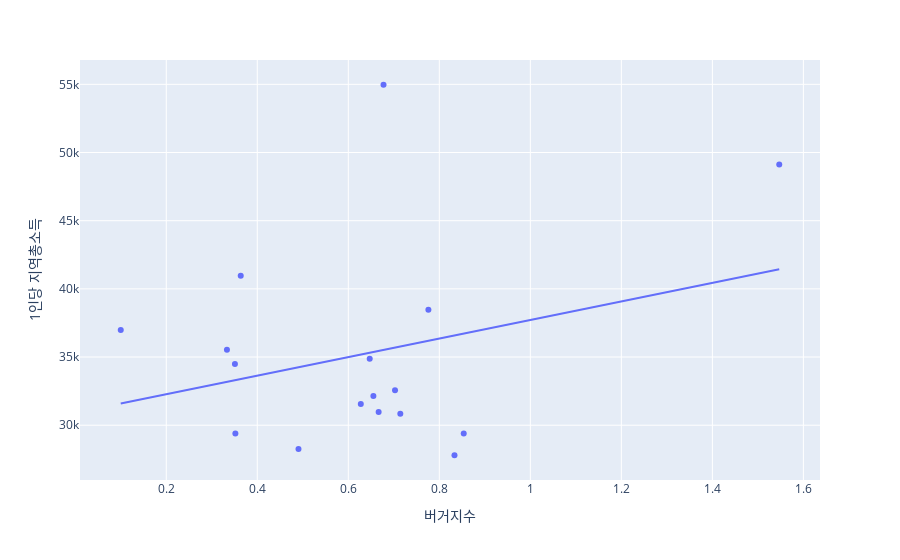

This figure's notebook cell:
### Code cell
# '1인당 지역내총생산', '1인당 지역총소득','1인당 개인소득', '1인당 민간소비'
px.scatter(df_2, x='버거지수', y='1인당 지역총소득', trendline='ols', hover_name='시도별')

### Figure 1 — Plotly figure (JSON) as saved in the notebook; plotly's stock layout.template omitted (floating-point values rounded to 4 significant figures)
{"data": [{"hovertemplate": "<b>%{hovertext}</b><br><br>버거지수=%{x}<br>1인당 지역총소득=%{y}<extra></extra>", "hovertext": ["강원도", "경기도", "경상남도", "경상북도", "광주광역시", "대구광역시", "대전광역시", "부산광역시", "서울특별시", "세종특별자치시", "울산광역시", "인천광역시", "전라남도", "전라북도", "제주특별자치도", "충청남도", "충청북도"], "legendgroup": "", "marker": {"color": "#636efa", "symbol": "circle"}, "mode": "markers", "name": "", "orientation": "v", "showlegend": false, "type": "scatter", "x": [0.3519, 0.776, 0.6552, 0.6471, 0.6667, 0.8333, 0.6275, 0.8537, 1.547, 0.1, 0.6774, 0.7027, 0.3333, 0.4906, 0.7143, 0.3636, 0.3509], "xaxis": "x", "y": [29392, 38466, 32140, 34873, 30964, 27798, 31548, 29388, 49121, 36983, 54969, 32571, 35532, 28260, 30834, 40953, 34484], "yaxis": "y"}, {"hovertemplate": "<b>OLS trendline</b><br>1인당 지역총소득 = 6809.96 * 버거지수 + 30910<br>R<sup>2</sup>=0.084550<br><br>버거지수=%{x}<br>1인당 지역총소득=%{y} <b>(trend)</b><extra></extra>", "legendgroup": "", "marker": {"color": "#636efa", "symbol": "circle"}, "mode": "lines", "name": "", "showlegend": false, "type": "scatter", "x": [0.1, 0.3333, 0.3509, 0.3519, 0.3636, 0.4906, 0.6275, 0.6471, 0.6552, 0.6667, 0.6774, 0.7027, 0.7143, 0.776, 0.8333, 0.8537, 1.547], "xaxis": "x", "y": [31590.0, 33180.0, 33300.0, 33310.0, 33390.0, 34250.0, 35180.0, 35320.0, 35370.0, 35450.0, 35520.0, 35700.0, 35770.0, 36190.0, 36590.0, 36720.0, 41440.0], "yaxis": "y"}], "layout": {"legend": {"tracegroupgap": 0}, "margin": {"t": 60}, "xaxis": {"anchor": "y", "domain": [0, 1], "title": {"text": "버거지수"}}, "yaxis": {"anchor": "x", "domain": [0, 1], "title": {"text": "1인당 지역총소득"}}}}
